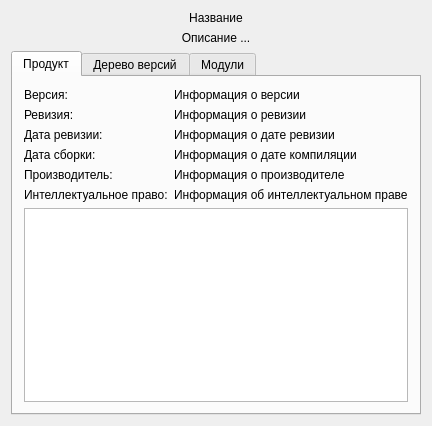
<?xml version="1.0" encoding="UTF-8"?>
<ui version="4.0">
 <class>AboutWidget</class>
 <widget class="QWidget" name="AboutWidget">
  <property name="windowTitle">
   <string>О программе</string>
  </property>
  <layout class="QVBoxLayout" name="main_layout">
   <item>
    <widget class="QLabel" name="name_label">
     <property name="text">
      <string>Название</string>
     </property>
     <property name="alignment">
      <set>Qt::AlignHCenter|Qt::AlignTop</set>
     </property>
     <property name="wordWrap">
      <bool>true</bool>
     </property>
    </widget>
   </item>
   <item>
    <widget class="QLabel" name="note_label">
     <property name="text">
      <string>Описание ...</string>
     </property>
     <property name="alignment">
      <set>Qt::AlignHCenter|Qt::AlignTop</set>
     </property>
     <property name="wordWrap">
      <bool>true</bool>
     </property>
    </widget>
   </item>
   <item>
    <widget class="QTabWidget" name="version_tab_widget">
     <widget class="QWidget" name="tab">
      <attribute name="title">
       <string>Продукт</string>
      </attribute>
      <layout class="QVBoxLayout" name="product_tab_layout">
       <item>
        <layout class="QHBoxLayout" name="product_layout">
         <item>
          <layout class="QFormLayout" name="version_layout">
           <item row="0" column="0">
            <widget class="QLabel" name="version_label_name">
             <property name="text">
              <string>Версия:</string>
             </property>
             <property name="alignment">
              <set>Qt::AlignLeading|Qt::AlignLeft|Qt::AlignTop</set>
             </property>
            </widget>
           </item>
           <item row="0" column="1">
            <widget class="QLabel" name="version_label">
             <property name="text">
              <string>Информация о версии</string>
             </property>
             <property name="alignment">
              <set>Qt::AlignLeading|Qt::AlignLeft|Qt::AlignTop</set>
             </property>
            </widget>
           </item>
           <item row="1" column="0">
            <widget class="QLabel" name="revision_label_name">
             <property name="text">
              <string>Ревизия:</string>
             </property>
             <property name="alignment">
              <set>Qt::AlignLeading|Qt::AlignLeft|Qt::AlignTop</set>
             </property>
            </widget>
           </item>
           <item row="1" column="1">
            <widget class="QLabel" name="revision_label">
             <property name="text">
              <string>Информация о ревизии</string>
             </property>
             <property name="alignment">
              <set>Qt::AlignLeading|Qt::AlignLeft|Qt::AlignTop</set>
             </property>
            </widget>
           </item>
           <item row="2" column="0">
            <widget class="QLabel" name="revision_moment_label_name">
             <property name="text">
              <string>Дата ревизии:</string>
             </property>
             <property name="alignment">
              <set>Qt::AlignLeading|Qt::AlignLeft|Qt::AlignTop</set>
             </property>
            </widget>
           </item>
           <item row="2" column="1">
            <widget class="QLabel" name="revision_moment_label">
             <property name="text">
              <string>Информация о дате ревизии</string>
             </property>
             <property name="alignment">
              <set>Qt::AlignLeading|Qt::AlignLeft|Qt::AlignTop</set>
             </property>
            </widget>
           </item>
           <item row="3" column="0">
            <widget class="QLabel" name="compile_moment_label_name">
             <property name="text">
              <string>Дата сборки:</string>
             </property>
             <property name="alignment">
              <set>Qt::AlignLeading|Qt::AlignLeft|Qt::AlignTop</set>
             </property>
            </widget>
           </item>
           <item row="3" column="1">
            <widget class="QLabel" name="compile_moment_label">
             <property name="text">
              <string>Информация о дате компиляции</string>
             </property>
             <property name="alignment">
              <set>Qt::AlignLeading|Qt::AlignLeft|Qt::AlignTop</set>
             </property>
            </widget>
           </item>
           <item row="4" column="0">
            <widget class="QLabel" name="vendor_label_name">
             <property name="text">
              <string>Производитель:</string>
             </property>
             <property name="alignment">
              <set>Qt::AlignLeading|Qt::AlignLeft|Qt::AlignTop</set>
             </property>
            </widget>
           </item>
           <item row="4" column="1">
            <widget class="QLabel" name="vendor_label">
             <property name="text">
              <string>Информация о производителе</string>
             </property>
             <property name="alignment">
              <set>Qt::AlignLeading|Qt::AlignLeft|Qt::AlignTop</set>
             </property>
            </widget>
           </item>
           <item row="5" column="0">
            <widget class="QLabel" name="copyright_label_name">
             <property name="text">
              <string>Интеллектуальное право:</string>
             </property>
             <property name="alignment">
              <set>Qt::AlignLeading|Qt::AlignLeft|Qt::AlignTop</set>
             </property>
            </widget>
           </item>
           <item row="5" column="1">
            <widget class="QLabel" name="copyright_label">
             <property name="text">
              <string>Информация об интеллектуальном праве</string>
             </property>
             <property name="alignment">
              <set>Qt::AlignLeading|Qt::AlignLeft|Qt::AlignTop</set>
             </property>
            </widget>
           </item>
          </layout>
         </item>
         <item>
          <spacer name="product_spacer">
           <property name="orientation">
            <enum>Qt::Horizontal</enum>
           </property>
           <property name="sizeHint" stdset="0">
            <size>
             <width>0</width>
             <height>0</height>
            </size>
           </property>
          </spacer>
         </item>
        </layout>
       </item>
       <item>
        <widget class="QTextEdit" name="info_view">
         <property name="readOnly">
          <bool>true</bool>
         </property>
        </widget>
       </item>
      </layout>
     </widget>
     <widget class="QWidget" name="version_tab">
      <attribute name="title">
       <string>Дерево версий</string>
      </attribute>
      <layout class="QVBoxLayout" name="vertical_tab_layout">
       <item>
        <widget class="QTreeView" name="version_tree_view">
         <property name="tabKeyNavigation">
          <bool>true</bool>
         </property>
         <property name="alternatingRowColors">
          <bool>true</bool>
         </property>
         <property name="uniformRowHeights">
          <bool>true</bool>
         </property>
         <property name="sortingEnabled">
          <bool>true</bool>
         </property>
        </widget>
       </item>
      </layout>
     </widget>
     <widget class="QWidget" name="module_tab">
      <attribute name="title">
       <string>Модули</string>
      </attribute>
      <layout class="QVBoxLayout" name="module_tab_layout">
       <item>
        <widget class="QTreeView" name="module_tree_view">
         <property name="tabKeyNavigation">
          <bool>true</bool>
         </property>
         <property name="alternatingRowColors">
          <bool>true</bool>
         </property>
         <property name="uniformRowHeights">
          <bool>true</bool>
         </property>
         <property name="sortingEnabled">
          <bool>true</bool>
         </property>
        </widget>
       </item>
      </layout>
     </widget>
    </widget>
   </item>
  </layout>
 </widget>
 <layoutdefault spacing="6" margin="11"/>
 <resources/>
 <connections/>
</ui>
